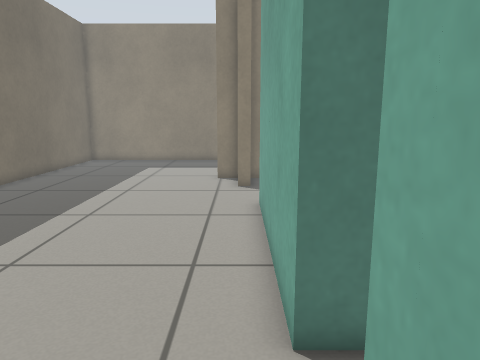
View 1 (above)

21 first-person views from a walk through a world built for the Gazebo simulator. The camera is 0.78 m above the floor, tilts 10° down and sees 70° across. The floor is counted in squares, 0.25 m on a side. Each view is taken from the middle of a square. On the plan, view 1 faces up. The plan holds only what a view shows up to about 20 squares ahead; the rest is blank.

View 2
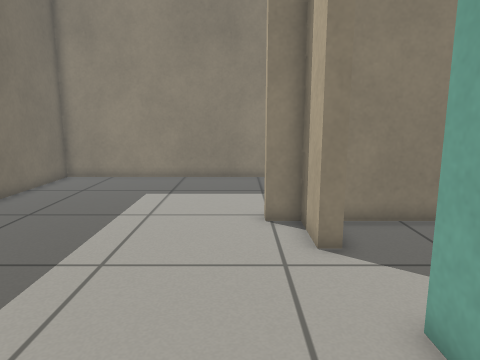

View 3
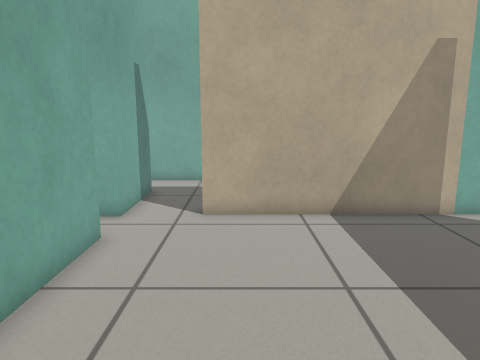

View 4
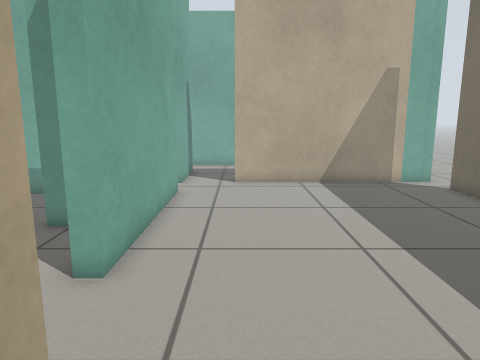

View 5
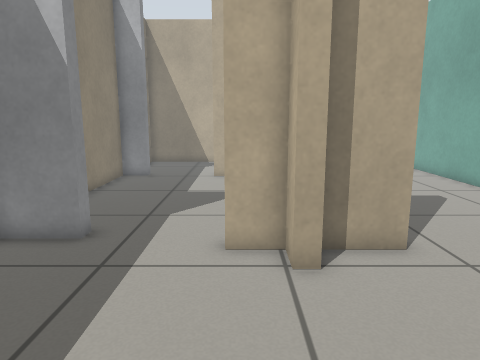

View 6
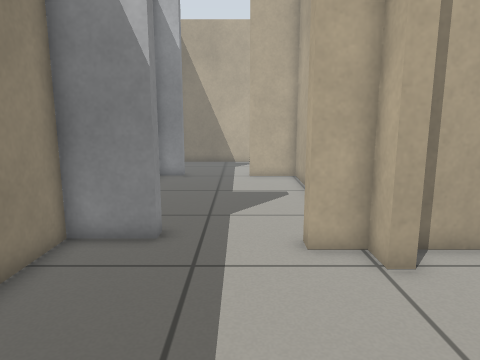

View 7
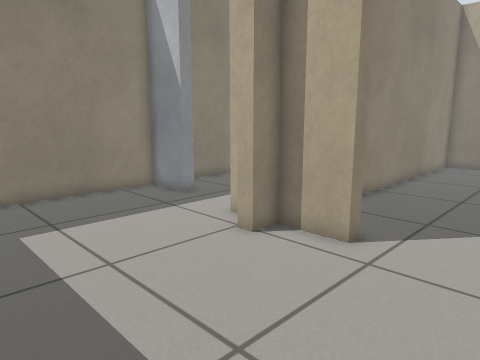

View 8
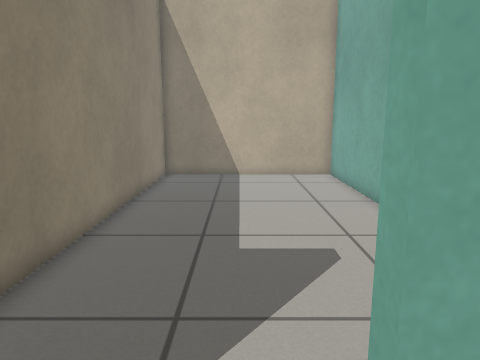

View 9
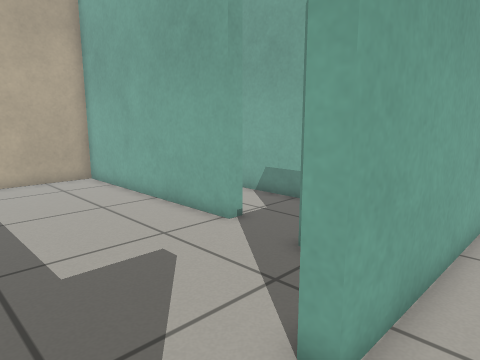

View 10
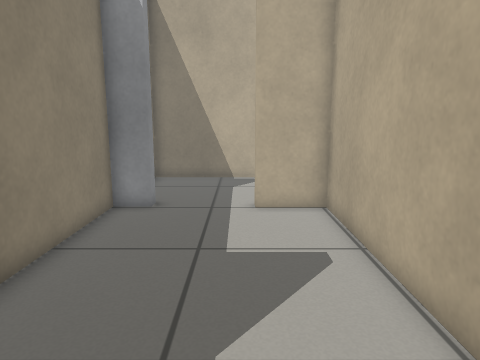

View 11
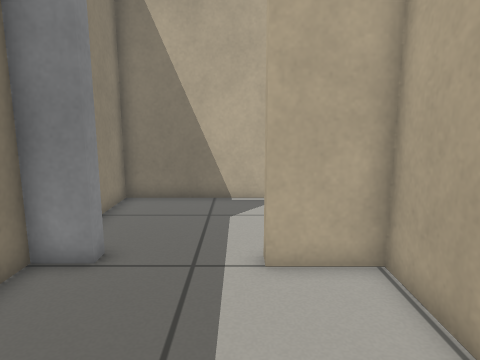

View 12
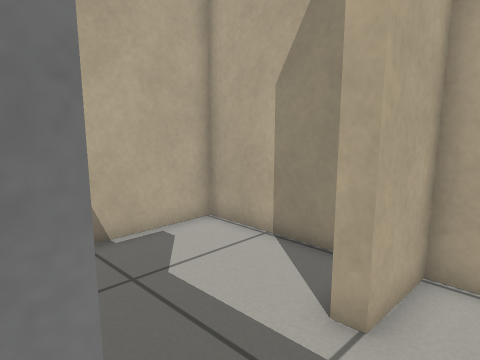

View 13
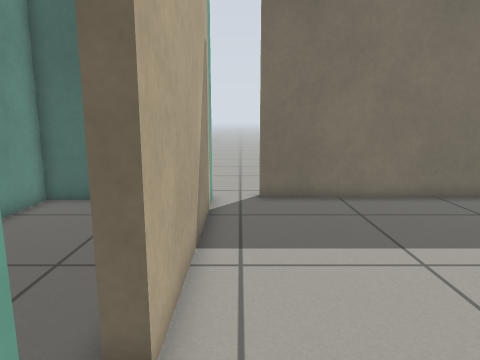

View 14
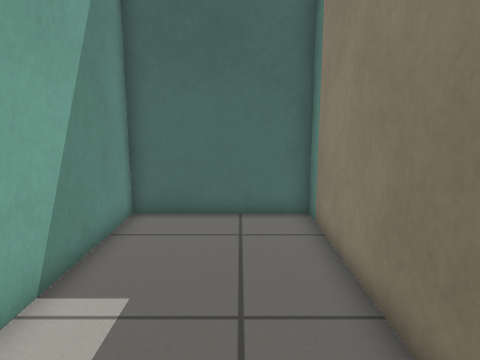

View 15
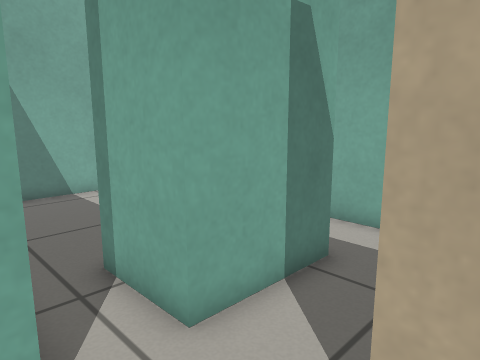

View 16
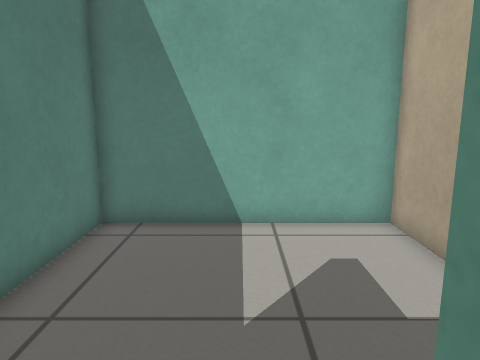

View 17
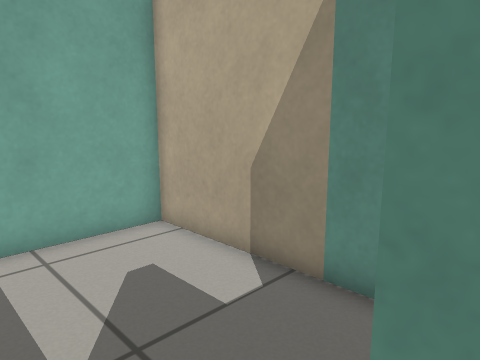

View 18
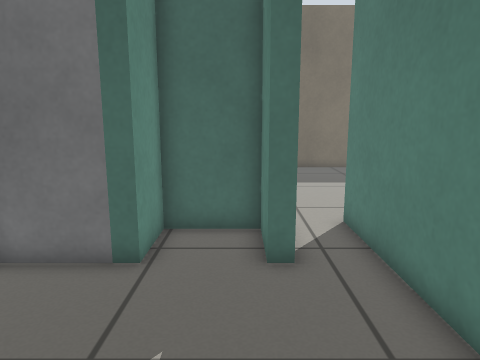

View 19
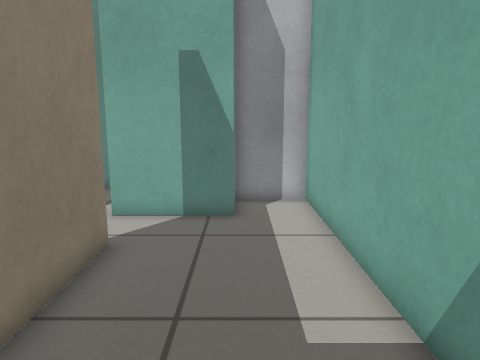

View 20
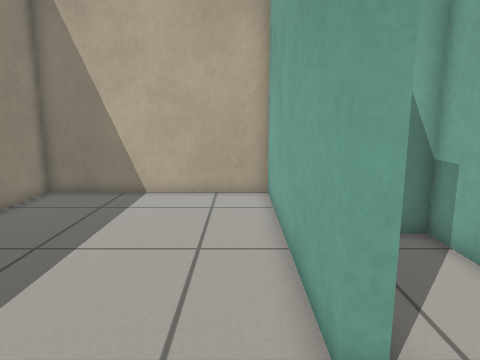

View 21
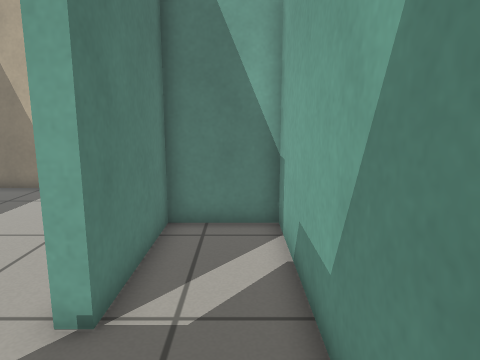

### Floor plan
Points are (right, up) in squares from view 1. A wall is a line through its corners. A room is listed if a view was taken in it or the views show most of it. See-through windows are left out.
Room 1 (views 1, 14, 19)
walls: (-1.8, 1.9) (-1.8, 1.3) (-11.1, 1.3) (-11.1, -4.6) (3.3, -4.6) (3.3, -1.7); (0.9, -1.9) (0.9, 2.2); (2.2, -1.8) (1.5, -1.8)
ways out: opening at (-0.5, 1.5) to room 2
Room 2 (views 2, 3, 4, 5, 6, 7, 8, 9, 10, 15)
walls: (0.6, 16) (-0.1, 16) (-0.1, 18.3) (-1.2, 18.3) (-1.2, 18.9) (-0.1, 18.9) (-0.1, 20.4); (-11.5, 12.6) (-11.5, 3.8); (0.7, 4.2) (0.7, 12.6) (1.4, 12.6); (0.7, 25.4) (0.7, 26.6) (-11.5, 26.6) (-11.5, 16.3); (-11.8, 1.9) (-1.8, 1.9)
ways out: opening at (-0.5, 1.5) to room 1; opening at (-0.8, 23.5) to room 3; opening at (1, 3) to room 4; opening at (1, 14) to room 5; opening at (-12, 3)
Room 3 (views 11, 12)
walls: (1.4, 24.2) (0.7, 24.2) (0.7, 25.4); (3, 18.9) (10.9, 18.9) (10.9, 21.5); (-0.1, 20.4) (0.5, 20.4); (11.1, 25.2) (11.1, 26.6) (3.1, 26.6)
ways out: opening at (-0.8, 23.5) to room 2; opening at (11.5, 23.5)
Room 4 (views 13, 16, 17, 18)
walls: (5.3, -4.6) (12.1, -4.6) (12.1, 4.2) (0.7, 4.2); (0.9, 2.2) (3.9, 2.2) (3.9, 1.6) (1.5, 1.6) (1.5, -1.2) (3.9, -1.2) (3.9, -4.2)
ways out: opening at (1, 3) to room 2
Room 5 (view 20)
walls: (6.7, 8.8) (17.5, 8.8) (17.5, 18.3) (0.5, 18.3); (3, 9.2) (3.8, 9.2)
ways out: opening at (1, 14) to room 2; opening at (5, 9) to room 6
Room 6 (view 21)
walls: (3.5, 4.8) (12.1, 4.8) (12.1, 8.2) (6.7, 8.2) (6.7, 8.8)
ways out: opening at (5, 9) to room 5

Positions as (right, up) in squares from view 1, and headings:
1: (0, 0), facing up
2: (-2, 8), facing up
3: (-3, 13), facing down
4: (-2, 19), facing down
5: (-8, 20), facing right
6: (-8, 22), facing right
7: (-8, 12), facing up-right
8: (-2, 14), facing right
9: (-1, 16), facing down-right
10: (-1, 22), facing right
11: (4, 22), facing right
12: (9, 26), facing down-right
13: (2, 3), facing left
14: (0, -1), facing left
15: (-3, 5), facing down-right
16: (2, 0), facing right
17: (3, 1), facing down-right
18: (11, 1), facing left
19: (-10, -2), facing right
20: (3, 10), facing right
21: (2, 6), facing right
